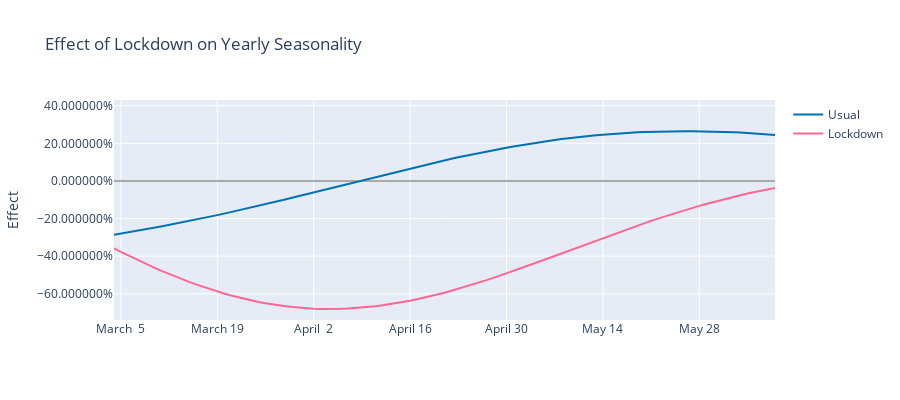

Notebook cell for this chart:
### Code cell
fig = plot_seasonality_plotly(m, 'yearly_usual').update_layout(xaxis_range=['2017-03-04', '2017-06-08'])
trace = plot_seasonality_plotly(m, 'yearly_lockdown').update_layout(xaxis_range=['2017-03-04', '2017-06-08'])['data'][0]
fig.add_trace(trace)
fig.update_layout(title='Effect of Lockdown on Yearly Seasonality', showlegend=True, height=400)
fig.update_yaxes(title='Effect')

new_names = {'yearly_lockdown': 'Lockdown', 'yearly_usual': 'Usual'}
new_colors = {'yearly_lockdown': '#FF6692', 'yearly_usual': '#0072B2'}
fig.for_each_trace(
    lambda trace: trace.update(name=new_names[trace.name], line={'color': new_colors[trace.name]}),
)
fig

### Figure 1 — Plotly figure (JSON) as saved in the notebook; plotly's stock layout.template omitted (floating-point values rounded to 4 significant figures; data arrays with more than 128 entries replaced by an {"elided": "..."} marker saying what was removed)
{"data": [{"line": {"color": "#0072B2", "width": 2}, "mode": "lines", "name": "Usual", "type": "scatter", "x": {"elided": "365 str values"}, "y": {"elided": "365 float values"}}, {"line": {"color": "#FF6692", "width": 2}, "mode": "lines", "name": "Lockdown", "type": "scatter", "x": {"elided": "365 str values"}, "y": {"elided": "365 float values"}}], "layout": {"height": 400, "showlegend": true, "title": {"text": "Effect of Lockdown on Yearly Seasonality"}, "width": 900, "xaxis": {"range": ["2017-03-04", "2017-06-08"], "tickformat": "%B %e", "type": "date"}, "yaxis": {"autorange": true, "hoverformat": ".2%", "range": [-0.7393, 0.4302], "tickformat": "%", "title": {"text": "Effect"}, "type": "linear", "zerolinecolor": "#AAA"}}}
